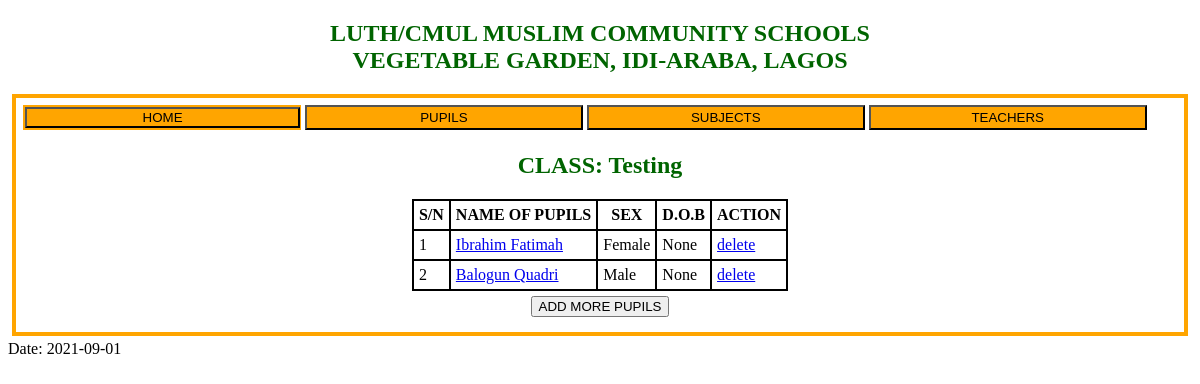
Screenshot of /classroom/testing with the database file from the repository.
### main.py (models this page shows, shortened)
class Pupil(db.Model):
	id = db.Column(db.Integer, primary_key=True)
	f_name = db.Column(db.String(200), nullable = False)
	l_name = db.Column(db.String(200), nullable = False)
	gender = db.Column(db.String(200), nullable = False)
	dob = db.Column(db.DateTime)
	classroom = db.Column(db.String(50), nullable = False)
	scores = db.relationship('Score', backref = 'pupil', lazy =True )
	date_created = db.Column(db.DateTime, default = datetime.utcnow )

### main.py (the view)
@app.route('/classroom/<class_name>')
def classroom(class_name):
	today = helper.curr_date()
	pupils = Pupil.query.filter_by(classroom = class_name).order_by(Pupil.l_name).all()
	subjects = Subject.query.filter_by(classroom = class_name).all()
	shelve_data = shelve.open('shelve_data')
	shelve_data['class'] = class_name
	shelve_data.close()
	return render_template('classroom.html', cl_name = class_name, pupils = pupils, subjects = subjects,today = today)

### helper.py (called while the page is built)
def curr_date():
	today = str(date.today())
	return today

### templates/classroom.html (shortened to what this page needs)
{% extends 'base.html'%}
{% block content  %}
<div id="menu-div"><a class="menu" href='{{url_for('home')}}'><button class="menu1">HOME</button></a> <button class="menu" id="c_pupil" onclick="displayMe(this.id)" >PUPILS</button> <button class="menu" id="c_subject"  onclick="displayMe(this.id)" >SUBJECTS</button> <button class="menu" id="c_teacher" onclick="displayMe(this.id)" >TEACHERS</button></div>
<header><h2>CLASS: {{cl_name|title}}</h2></header>
<div style="display:block;" id="classroom_pupil">
{% if pupils|length > 0 %}
	<table summary="" >
	<tr>
	<th>S/N</th>
	<th>NAME OF PUPILS</th>
	<th>SEX</th>
	<th>D.O.B</th>
	<th>ACTION</th>
	</tr>
	{%  for pup in pupils %}
	<tr>
	<td>{{loop.index}}</td>
	<td><a href="{{url_for('pupil', id = pup.id)}}">{{pup.l_name|title + ' ' + pup.f_name|title}}</a></td>
	<td>{{pup.gender|title}}</td>
	<td>{{pup.dob}} </td>
	<td><a href='/delete/{{pup.id}}'>delete</a></td>
	{% endfor %}
	</table>
	<form  action="/add_pupil" method="POST" >
<div class="submit-div" >
<input id="submit" type="submit" name="submit" value="ADD MORE PUPILS">
</div>
</form>
{% endif %}
</div>
{%  endblock %}

### static/css/main.css (style rules this page uses)
html { font-family: Helvetica Times; }
table, th, td { border: 2px solid black; border-collapse: collapse; padding: 5px; }
header { color: darkgreen; text-align: center; }
table { margin-left: auto; margin-right: auto; }
.submit-div { margin-left: auto; margin-right: auto; text-align: center; margin-bottom: 10px; margin-top: 5px }
#menu-div { display: flex; }
.menu { width: 24%; margin: 2px; background-color:orange; }
.menu1 { width: 99%; margin: 2px; background-color: orange;; }

### rows the page displays
Pupil: l_name "Ibrahim Fatimah", gender "Female", dob "None"
Pupil: l_name "Balogun Quadri", gender "Male", dob "None"

### other values shown
{{ cl_name|title }} "Testing"
{{ today }} "2021-09-01"
